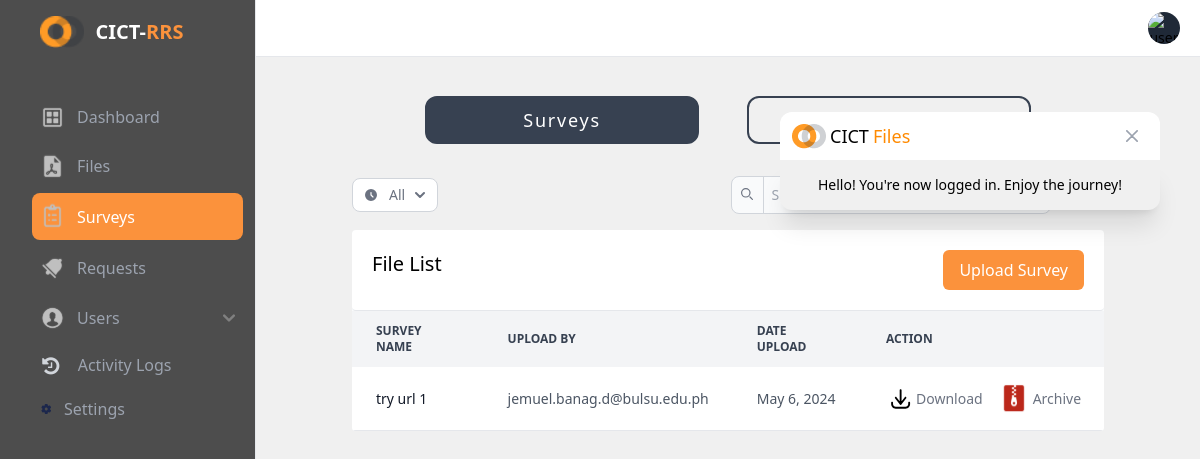
The app's page /pages/admin/asurveys.php (signed in) with its own data.
### tables this page shows
CREATE TABLE `surveys` (
  `id` int(11) NOT NULL,
  `survey_name` varchar(255) NOT NULL,
  `respondents` int(11) NOT NULL,
  `url` text DEFAULT NULL,
  `description` text NOT NULL,
  `account_id` varchar(255) NOT NULL,
  `deadline` datetime NOT NULL,
  `created_at` datetime NOT NULL DEFAULT current_timestamp(),
  `filename` varchar(255) NOT NULL,
  `is_gforms` int(11) NOT NULL DEFAULT 0,
  `is_archived` int(11) NOT NULL DEFAULT 0
);

CREATE TABLE `account` (
  `id` int(11) NOT NULL,
  `number` varchar(50) NOT NULL,
  `email` varchar(255) NOT NULL,
  `type` varchar(20) NOT NULL,
  `password` text NOT NULL,
  `is_archived` int(11) NOT NULL DEFAULT 0,
  `verified_at` timestamp NULL DEFAULT NULL,
  `reset_token` varchar(255) DEFAULT NULL,
  `reset_expiration` timestamp NULL DEFAULT NULL
);

### pages/admin/asurveys.php (called while the page is built, shortened)
<?php
include ('../../db/db.php');
$sql = "SELECT s.*, a.email FROM surveys s JOIN account a ON s.account_id = a.number WHERE s.is_archived = 0";
$result = $conn->query($sql);
include "../../admin_base.php";
?>

### src/template/admin/surveys_page.php (the view, shortened to what this page needs)
<div class="relative overflow-x-auto p-2 lg:px-24 xl:px-48">
    <div class="flex justify-center items-center gap-4 md:gap-12 p-8">
        <button class="active option-btns">Surveys</button>
        <button class="btn-bordered option-btns">Archived</button>
    </div>
    <div>
        <form class="flex flex-col sm:flex-row flex-wrap space-y-4 sm:space-y-0 items-center justify-between pb-4" onsubmit="formSubmit(this, event)">
            <div>
                <button id="dropdownRadioButton" data-dropdown-toggle="dropdownRadio" class="inline-flex items-center text-gray-500 bg-white border border-gray-300 focus:outline-none hover:bg-gray-100 focus:ring-4 focus:ring-gray-100 font-medium rounded-lg text-sm px-3 py-1.5 dark:bg-gray-800 dark:text-white dark:border-gray-600 dark:hover:bg-gray-700 dark:hover:border-gray-600 dark:focus:ring-gray-700" type="button">
                    <span id="radio-filter">All</span>
                    <svg class="w-2.5 h-2.5 ms-2.5" aria-hidden="true" xmlns="http://www.w3.org/2000/svg" fill="none" viewBox="0 0 10 6">
                        <path stroke="currentColor" stroke-linecap="round" stroke-linejoin="round" stroke-width="2" d="m1 1 4 4 4-4"/>
                    </svg>
                </button>
            </div>
            <div class="relative flex">
                <div class="absolute border-r-[1px] border-gray-300 px-2.5 h-[36.5px] top-0 start-0 flex items-center pointer-events-none">
                </div>
                <button type="submit">Submit</button>
            </div>
        </form>
    </div>
    <div class="rounded bg-gray-50 max-h-[620px] overflow-auto">
        <table class="w-full text-sm text-left rtl:text-right text-gray-500 dark:text-gray-400">
            <div class="sticky top-0 bg-white flex justify-between p-5 border-b-[1px] rounded w-full">
                <h2 class="text-xl">File List</h2>
                <a href="upload_survey.php" class="px-4 py-2 bg-orange-400 text-white hover:brightness-110 rounded-md">Upload Survey</a>
            </div>
            <thead class="sticky top-[81px] text-xs text-gray-700 uppercase bg-gray-100 dark:bg-gray-700 dark:text-gray-400">
                <tr>
                    <th scope="col" class="px-1 sm:px-6 py-3">
                        Survey Name
                    </th>
                    <th scope="col" class="px-1 sm:px-6 py-3">
                        Upload by
                    </th>
                    <th scope="col" class="px-1 sm:px-6 py-3">
                        Date Upload
                    </th>
                    <th scope="col" class="px-1 sm:px-6 py-3">
                        Action
                    </th>
                </tr>
            </thead>
            <tbody class="tbodies" id="not-archived-tbody">
            <?php   if ($result->num_rows > 0) {
                    while($row = $result->fetch_assoc()){
                        $dateTime = new DateTime($row['created_at']);
                        $row['created_at'] = $dateTime->format("F j, Y");
                ?>
                    <tr id="tr-<?=$row['id']?>" class="bg-white border-b dark:bg-gray-800 dark:border-gray-700 hover:bg-gray-50 dark:hover:bg-gray-600">
                        <th scope="row" class="px-1 sm:px-6 py-4 font-medium text-gray-900 whitespace-nowrap dark:text-white">
                            <?=$row['survey_name']?>
                        </th>
                        <td class="px-1 sm:px-6 py-4 text-gray-600">
                            <?=$row['email']?>
                        </td>
                        <td class="px-1 sm:px-6 py-4 text-gray-600">
                            <?=$row['created_at']?>
                        </td>
                        <td class="px-1 sm:px-6 py-4 text-gray-600 flex gap-x-4">
                            <span class="flex items-center font-medium text-gray-500 hover:underline cursor-pointer" onclick="downloadResponses(<?=$row['id']?>)">
                                Download
                            </span>
                            <span onclick="archiveFile(<?=$row['id']?>, 1, 'surveys')" class="flex gap-1 items-center font-medium text-gray-500 hover:underline cursor-pointer">
                                <img src="../../src/img/Archive.svg" alt="">
                                Archive
                            </span>
                        </td>
                    </tr>
                <?php }
                } ?>
            </tbody>
        </table>
    </div>
</div>

### src/css/tailwindstyles.php (style rules this page uses)
.btn-bordered { @apply text-gray-700 bg-transparent border-2 border-gray-700 px-24 py-2 tracking-widest rounded-xl text-xs md:text-lg }
.active { @apply text-white bg-gray-700 border-2 border-gray-700 px-24 py-2 tracking-widest rounded-xl text-xs md:text-lg }

### records on screen
surveys: survey_name "try url 1", account.email "jemuel.banag.d@bulsu.edu.ph", created_at "May 6, 2024"

### other values on screen
$sessionMessage "Hello! You're now logged in. Enjoy the journey!"
